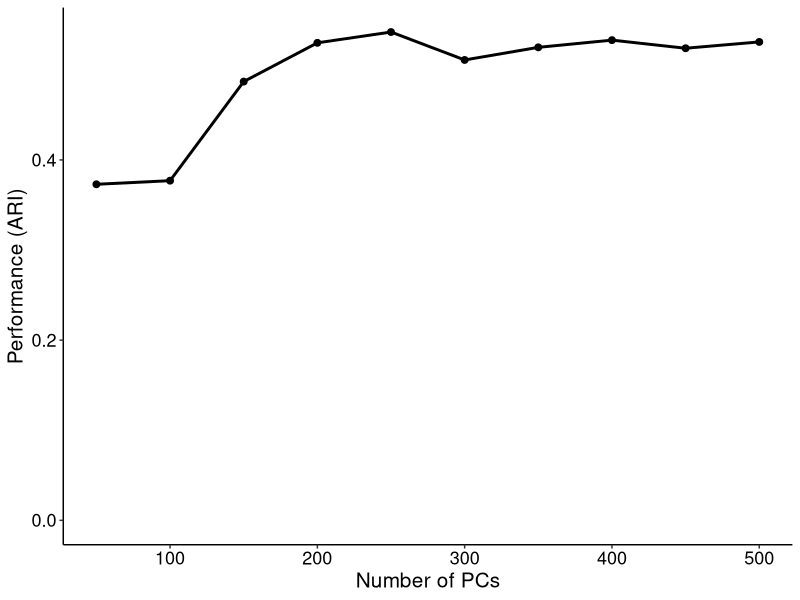
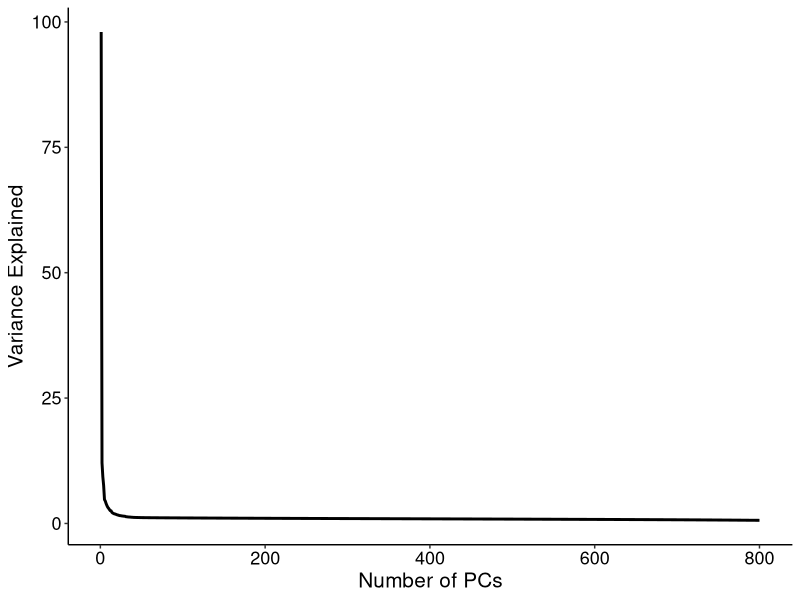
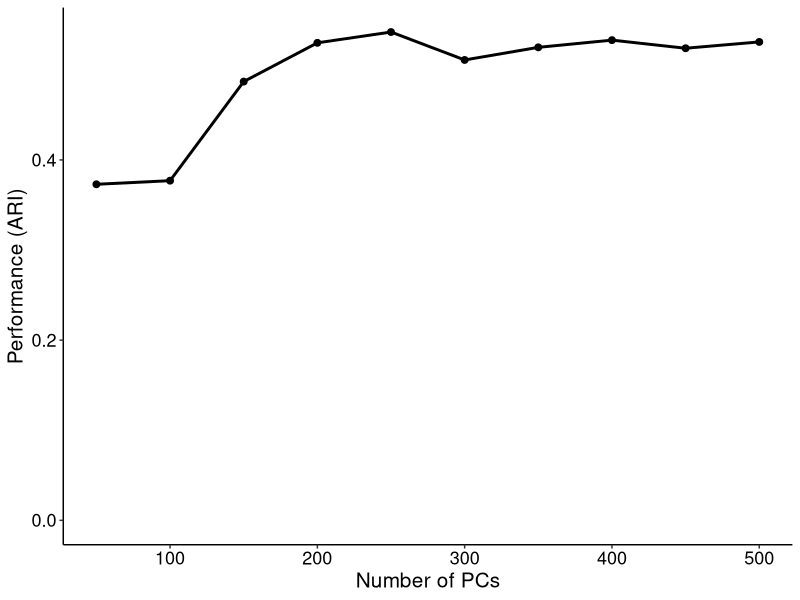
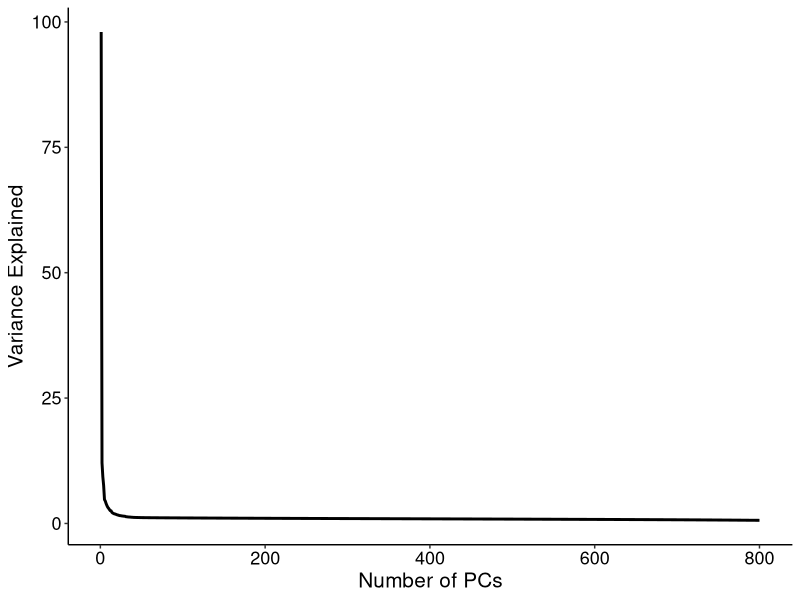

These figures' R source, in order:
library(readxl)
library(reshape2)
library(ggplot2)

PC_res <- read_excel("data/PCA_dim.xlsx",sheet=1)

ggplot(PC_res,aes(x=PCs, y=ARI))+
  geom_line(linewidth=1) +
  geom_point(size=2)+
  labs(x='Number of PCs',y='Performance (ARI)')+
  scale_y_continuous(limits = c(0,NA))+
  theme_classic()+
  theme(axis.title = element_text(size=15,colour = 'black'),
        axis.text = element_text(size=13,colour = 'black'),
        strip.text = element_text(size = 14))
ggsave(filename = 'PCs_res.svg',width = 6, height = 4)


PC_var <- read_excel("data/PCA_dim.xlsx",sheet=2)

ggplot(PC_var,aes(x=PCs, y=var))+
  geom_line(linewidth=1) +
  labs(x='Number of PCs',y='Variance Explained')+
  # scale_y_continuous(limits = c(0,NA))+
  theme_classic()+
  theme(axis.title = element_text(size=15,colour = 'black'),
        axis.text = element_text(size=13,colour = 'black'),
        strip.text = element_text(size = 14))
ggsave(filename = 'PCs_var.svg',width = 6, height = 4)

